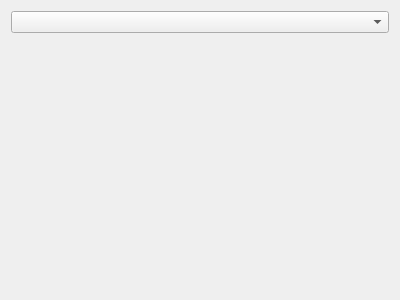
<?xml version="1.0" encoding="UTF-8"?>
<ui version="4.0">
 <class>JVViewer</class>
 <widget class="QWidget" name="JVViewer">
  <property name="geometry">
   <rect>
    <x>0</x>
    <y>0</y>
    <width>400</width>
    <height>300</height>
   </rect>
  </property>
  <property name="windowTitle">
   <string>JVViewer</string>
  </property>
  <layout class="QGridLayout" name="gridLayout">
   <item row="0" column="0">
    <widget class="QComboBox" name="pComboBoxType">
     <item>
      <property name="text">
       <string/>
      </property>
     </item>
     <item>
      <property name="text">
       <string>Source</string>
      </property>
     </item>
     <item>
      <property name="text">
       <string>Blobs</string>
      </property>
     </item>
    </widget>
   </item>
   <item row="1" column="0">
    <layout class="QGridLayout" name="pGridLayout">
     <item row="0" column="0">
      <widget class="QWidget" name="pWidget" native="true"/>
     </item>
    </layout>
   </item>
  </layout>
 </widget>
 <resources/>
 <connections/>
</ui>
